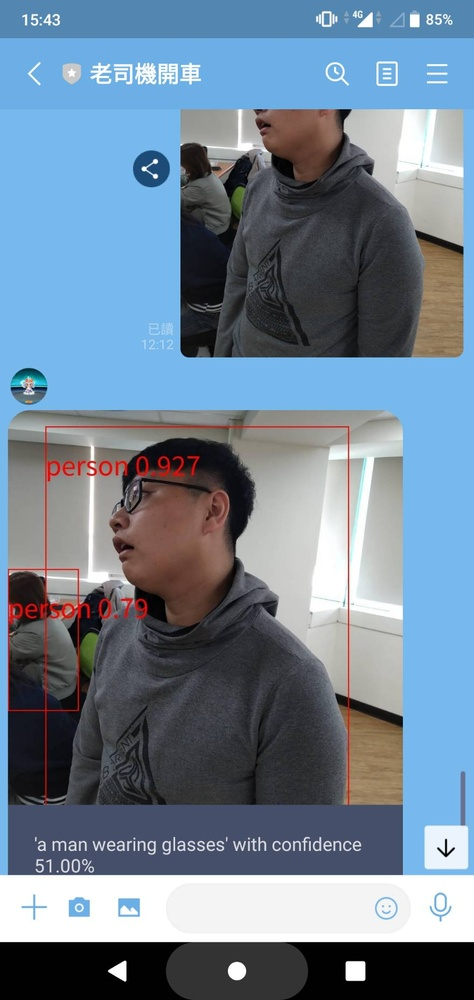
#> input picture 314000.jpg, 474 x 1000 px, shrunk from 880 x 1858 before the run
$ python image_filter.py --image ../314000.jpg
#> lines starting #> are read from the running program, lines starting #| are printed output that depends on the picture
"""
Easy filter from opencv and pillow
"""
import argparse
import cv2
import numpy as np
from PIL import Image
from PIL.ImageFilter import (
    BLUR,
    CONTOUR,
    DETAIL,
    EDGE_ENHANCE,
    EDGE_ENHANCE_MORE,
    EMBOSS,
    FIND_EDGES,
    SMOOTH,
    SMOOTH_MORE,
    SHARPEN,
)

# pylint: disable=maybe-no-member
def main():
    """
    Easy filter for images
    """
    parser = argparse.ArgumentParser()
    parser.add_argument("-i", "--image", help="image path", type=str)
    args = parser.parse_args()

    img = cv2.imread(args.image)
#> img is the input picture: shape (1000, 474, 3); mean B, G, R 148.9, 130.8, 112.1

    filter_type = [
        "COLORMAP_AUTUMN",
        "COLORMAP_BONE",
        "COLORMAP_JET",
        "COLORMAP_WINTER",
        "COLORMAP_RAINBOW",
        "COLORMAP_OCEAN",
        "COLORMAP_SUMMER",
        "COLORMAP_SPRING",
        "COLORMAP_COOL",
        "COLORMAP_HSV",
        "COLORMAP_PINK",
        "COLORMAP_HOT",
    ]
    for ind, filt in enumerate(filter_type):
        img_filter = cv2.applyColorMap(img, ind)
        cv2.imwrite("{}.jpg".format(filt), img_filter)
#> this loop made 12 passes
#> pass 1, in main, `img_filter = cv2.applyColorMap(img, ind)`:
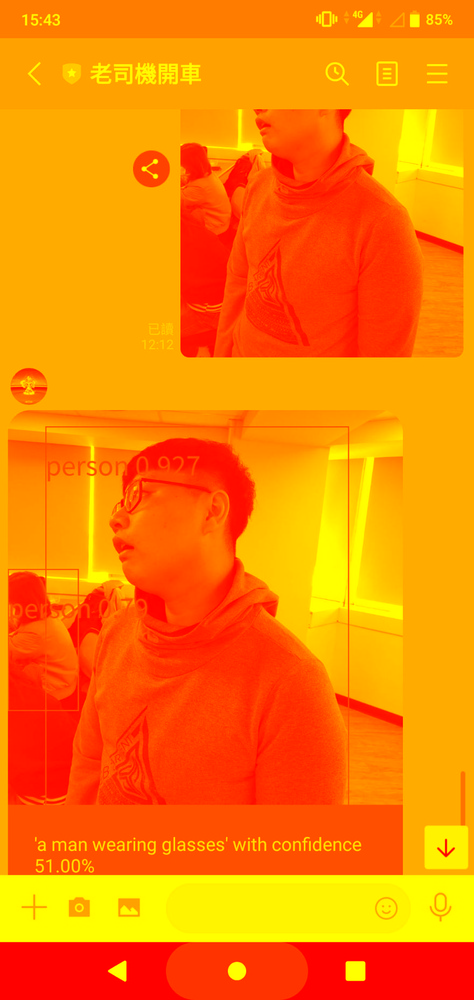
#> img_filter: shape (1000, 474, 3); mean B, G, R 0, 127.3, 255
#> pass 2, in main, `img_filter = cv2.applyColorMap(img, ind)`:
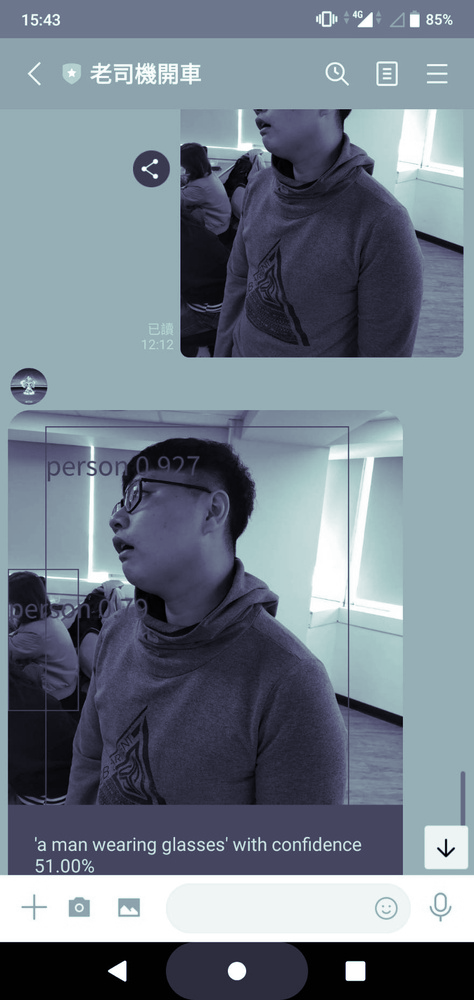
#> img_filter: shape (1000, 474, 3); mean B, G, R 137.6, 125.8, 114.5
#> pass 3, in main, `img_filter = cv2.applyColorMap(img, ind)`:
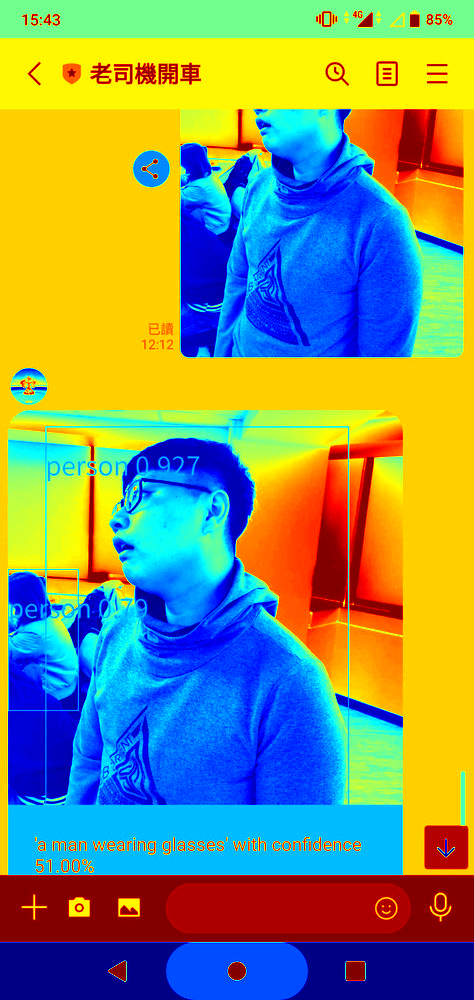
#> img_filter: shape (1000, 474, 3); mean B, G, R 107.5, 146.4, 130.2

    filters = [
        BLUR,
        CONTOUR,
        DETAIL,
        EDGE_ENHANCE,
        EDGE_ENHANCE_MORE,
        EMBOSS,
        FIND_EDGES,
        SMOOTH,
        SMOOTH_MORE,
        SHARPEN,
    ]
    pil_img = Image.fromarray(img)
    for filt in filters:
        img_filter = pil_img.filter(filt)
        img_filter = np.array(img_filter)
        cv2.imwrite("PIL_{}.jpg".format(filt.name.replace(" ", "_")), img_filter)
#> this loop made 10 passes
#> pass 1, in main, `img_filter = pil_img.filter(filt)`:
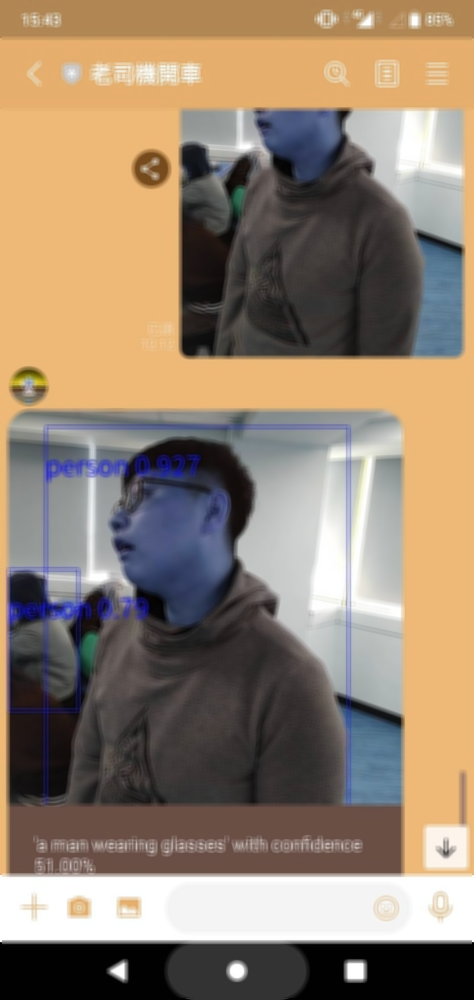
#> img_filter: PIL image 474x1000 RGB; mean R, G, B 148.9, 130.9, 112.1
#> pass 2, in main, `img_filter = pil_img.filter(filt)`:
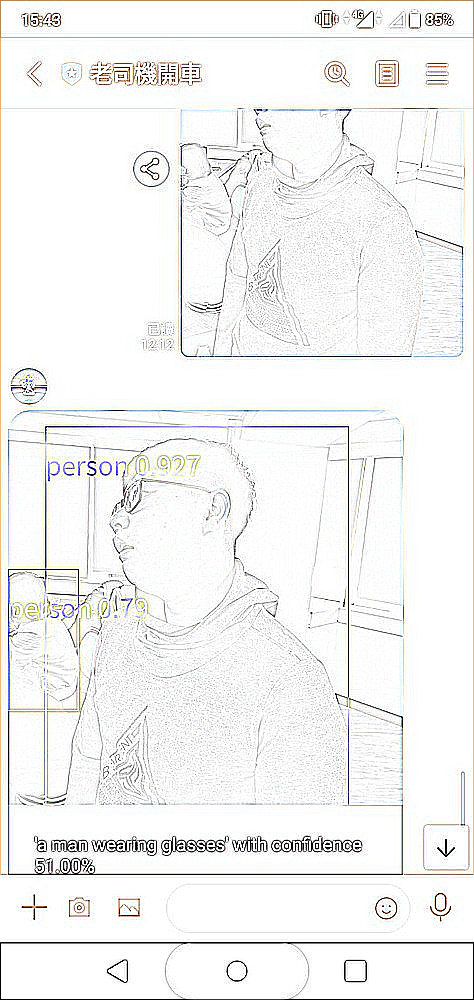
#> img_filter: PIL image 474x1000 RGB; mean R, G, B 243.3, 243.3, 242.6
#> pass 3, in main, `img_filter = pil_img.filter(filt)`:
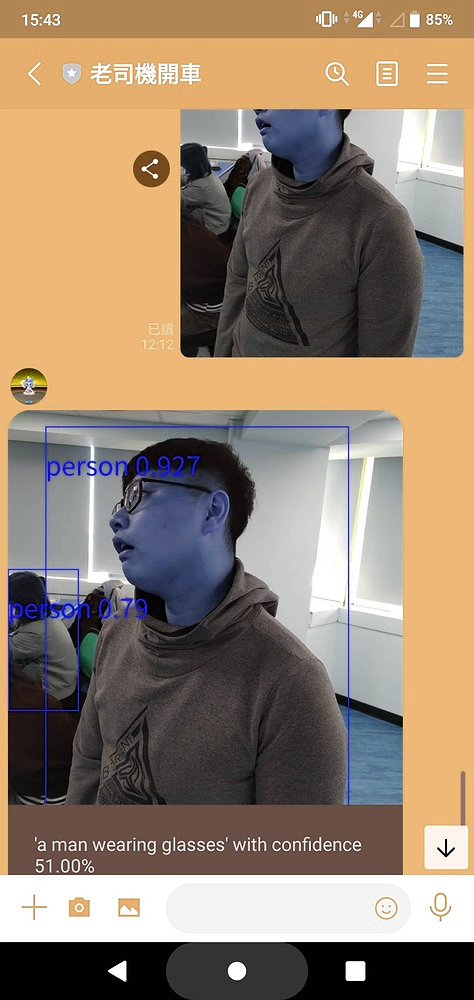
#> img_filter: PIL image 474x1000 RGB; mean R, G, B 148.8, 130.8, 112


if __name__ == "__main__":
    main()
